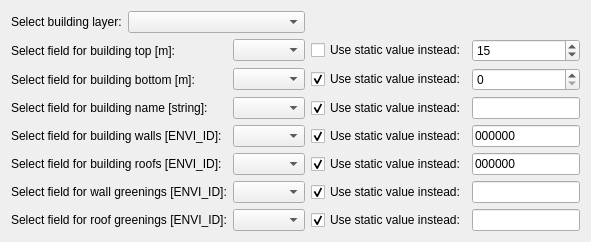
                <widget class="QWidget" name="tab_Buildings">
                 <attribute name="title">
                  <string>Buildings</string>
                 </attribute>
                 <layout class="QGridLayout" name="gridLayout_3">
                  <item row="4" column="3">
                   <widget class="QCheckBox" name="chk_bWall">
                    <property name="text">
                     <string>Use static value instead:</string>
                    </property>
                    <property name="checked">
                     <bool>true</bool>
                    </property>
                   </widget>
                  </item>
                  <item row="6" column="3">
                   <widget class="QCheckBox" name="chk_bGreenWall">
                    <property name="text">
                     <string>Use static value instead:</string>
                    </property>
                    <property name="checked">
                     <bool>true</bool>
                    </property>
                   </widget>
                  </item>
                  <item row="1" column="0" colspan="2">
                   <widget class="QLabel" name="label_2">
                    <property name="text">
                     <string>Select field for building top [m]:</string>
                    </property>
                   </widget>
                  </item>
                  <item row="2" column="0" colspan="2">
                   <widget class="QLabel" name="label_3">
                    <property name="text">
                     <string>Select field for building bottom [m]:</string>
                    </property>
                   </widget>
                  </item>
                  <item row="3" column="2">
                   <widget class="QgsFieldComboBox" name="cb_bName"/>
                  </item>
                  <item row="4" column="4">
                   <widget class="QLineEdit" name="le_bWall">
                    <property name="text">
                     <string>000000</string>
                    </property>
                   </widget>
                  </item>
                  <item row="1" column="4">
                   <widget class="QgsDoubleSpinBox" name="se_bTop">
                    <property name="decimals">
                     <number>0</number>
                    </property>
                    <property name="minimum">
                     <double>0.000000000000000</double>
                    </property>
                    <property name="maximum">
                     <double>100000.000000000000000</double>
                    </property>
                    <property name="value">
                     <double>15.000000000000000</double>
                    </property>
                   </widget>
                  </item>
                  <item row="3" column="4">
                   <widget class="QLineEdit" name="le_bName"/>
                  </item>
                  <item row="4" column="0" colspan="2">
                   <widget class="QLabel" name="label_4">
                    <property name="text">
                     <string>Select field for building walls [ENVI_ID]:</string>
                    </property>
                   </widget>
                  </item>
                  <item row="0" column="1" colspan="2">
                   <widget class="QgsMapLayerComboBox" name="cb_buildingLayer">
                    <property name="currentIndex">
                     <number>-1</number>
                    </property>
                    <property name="allowEmptyLayer">
                     <bool>true</bool>
                    </property>
                   </widget>
                  </item>
                  <item row="7" column="0" colspan="2">
                   <widget class="QLabel" name="label_7">
                    <property name="text">
                     <string>Select field for roof greenings [ENVI_ID]:</string>
                    </property>
                   </widget>
                  </item>
                  <item row="5" column="4">
                   <widget class="QLineEdit" name="le_bRoof">
                    <property name="text">
                     <string>000000</string>
                    </property>
                   </widget>
                  </item>
                  <item row="3" column="0" colspan="2">
                   <widget class="QLabel" name="label_12">
                    <property name="text">
                     <string>Select field for building name [string]:</string>
                    </property>
                   </widget>
                  </item>
                  <item row="2" column="2">
                   <widget class="QgsFieldComboBox" name="cb_bBot"/>
                  </item>
                  <item row="4" column="2">
                   <widget class="QgsFieldComboBox" name="cb_bWall"/>
                  </item>
                  <item row="6" column="4">
                   <widget class="QLineEdit" name="le_bGreenWall"/>
                  </item>
                  <item row="1" column="3">
                   <widget class="QCheckBox" name="chk_bTop">
                    <property name="text">
                     <string>Use static value instead:</string>
                    </property>
                   </widget>
                  </item>
                  <item row="0" column="0">
                   <widget class="QLabel" name="label">
                    <property name="text">
                     <string>Select building layer:</string>
                    </property>
                   </widget>
                  </item>
                  <item row="7" column="4">
                   <widget class="QLineEdit" name="le_bGreenRoof"/>
                  </item>
                  <item row="2" column="4">
                   <widget class="QgsDoubleSpinBox" name="se_bBot">
                    <property name="decimals">
                     <number>0</number>
                    </property>
                    <property name="minimum">
                     <double>0.000000000000000</double>
                    </property>
                    <property name="maximum">
                     <double>10000.000000000000000</double>
                    </property>
                    <property name="value">
                     <double>0.000000000000000</double>
                    </property>
                   </widget>
                  </item>
                  <item row="5" column="0" colspan="2">
                   <widget class="QLabel" name="label_5">
                    <property name="text">
                     <string>Select field for building roofs [ENVI_ID]:</string>
                    </property>
                   </widget>
                  </item>
                  <item row="5" column="3">
                   <widget class="QCheckBox" name="chk_bRoof">
                    <property name="text">
                     <string>Use static value instead:</string>
                    </property>
                    <property name="checked">
                     <bool>true</bool>
                    </property>
                   </widget>
                  </item>
                  <item row="6" column="2">
                   <widget class="QgsFieldComboBox" name="cb_bGreenWall"/>
                  </item>
                  <item row="1" column="2">
                   <widget class="QgsFieldComboBox" name="cb_bTop"/>
                  </item>
                  <item row="7" column="2">
                   <widget class="QgsFieldComboBox" name="cb_bGreenRoof">
                    <property name="sizePolicy">
                     <sizepolicy hsizetype="Expanding" vsizetype="Fixed">
                      <horstretch>0</horstretch>
                      <verstretch>0</verstretch>
                     </sizepolicy>
                    </property>
                   </widget>
                  </item>
                  <item row="6" column="0" colspan="2">
                   <widget class="QLabel" name="label_6">
                    <property name="text">
                     <string>Select field for wall greenings [ENVI_ID]:</string>
                    </property>
                   </widget>
                  </item>
                  <item row="2" column="3">
                   <widget class="QCheckBox" name="chk_bBot">
                    <property name="text">
                     <string>Use static value instead:</string>
                    </property>
                    <property name="checked">
                     <bool>true</bool>
                    </property>
                   </widget>
                  </item>
                  <item row="3" column="3">
                   <widget class="QCheckBox" name="chk_bName">
                    <property name="text">
                     <string>Use static value instead:</string>
                    </property>
                    <property name="checked">
                     <bool>true</bool>
                    </property>
                   </widget>
                  </item>
                  <item row="5" column="2">
                   <widget class="QgsFieldComboBox" name="cb_bRoof"/>
                  </item>
                  <item row="7" column="3">
                   <widget class="QCheckBox" name="chk_bGreenRoof">
                    <property name="text">
                     <string>Use static value instead:</string>
                    </property>
                    <property name="checked">
                     <bool>true</bool>
                    </property>
                   </widget>
                  </item>
                 </layout>
                </widget>
